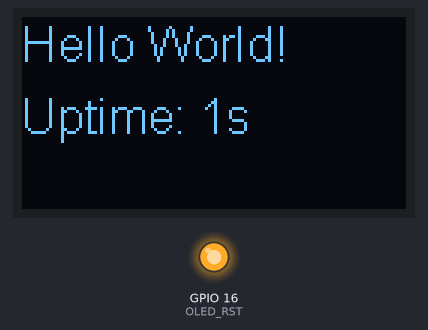
Bench run of a sketch on a simulated ESP8266 (NodeMCU). Shown: 128×64 one-colour display, output pins drawn as LEDs (lit = HIGH). What the sketch prints to the serial monitor is not drawn.

Above: at 0.1 s.
At 4.1 s:
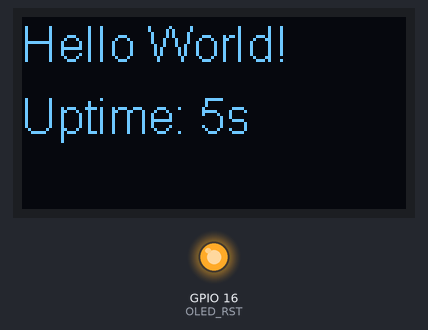
At 9.2 s:
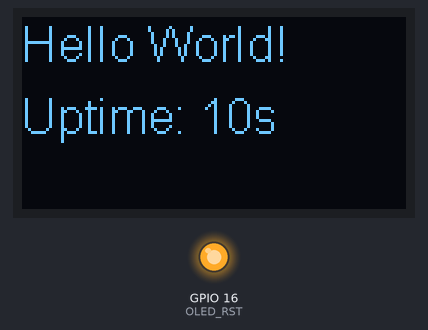
At 14.3 s:
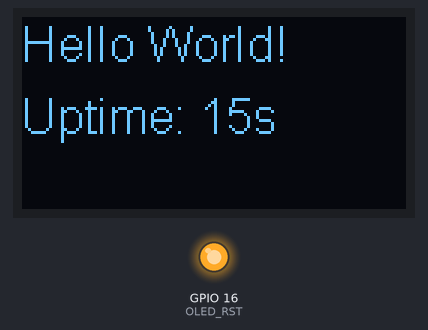
At 19.4 s:
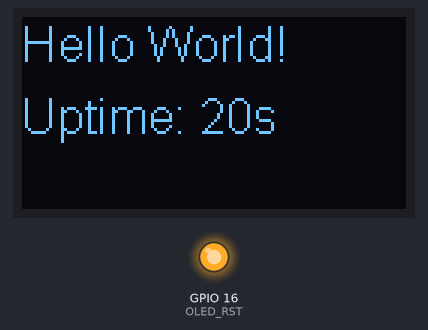
At 38.6 s:
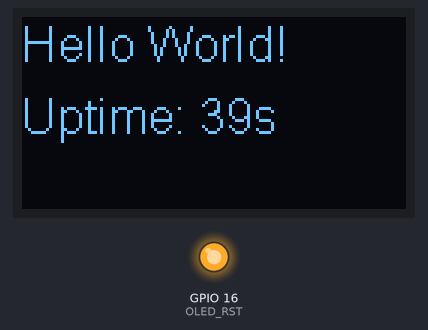

Measured:
- what the display in image 2 shows lasts 1.0 s, from 9.2 s to 10.2 s

The sketch:

SDD1306.ino
```cpp
#include "SSD1306.h" // Library from U8g2 that enables interaction with the oled screen
#include <Wire.h> // Library for I2C communications

#define OLED_SDA 4
#define OLED_SCL 15
#define OLED_RST 16
#define OLED_I2C_ADDR 0x3c

SSD1306 display(OLED_I2C_ADDR, OLED_SDA,
                OLED_SCL); // Defines "display" variable

void setup() {
  Serial.begin(9600); // Starts the serial communication
  Serial.println("\nBooting device...");

  pinMode(OLED_RST, OUTPUT);    // Sets GPIO pin as output
  digitalWrite(OLED_RST, LOW);  // Turn Off screen
  digitalWrite(OLED_RST, HIGH); // Turns On screen

  // Display setup
  display.init();
  display.flipScreenVertically();

  // Show some static text
  display.setFont(ArialMT_Plain_16);        // Sets font and size
  display.drawString(0, 0, "Hello World!"); // Sets text on position (0,0)
  display.display(); // Displays the configuration on the screen
}

void loop() {
  static int upTime = 0; // Defines a counter
  upTime++;              // Adds +1 to variable "upTime"
  Serial.println("Uptime: " + String(upTime) + "s");

  // Show some changing text
  display.setFont(ArialMT_Plain_16);        // Sets font and size
  display.drawString(0, 0, "Hello World!"); // Sets text on position (0,0)
  display.drawString(
      0, 24, "Uptime: " + String(upTime) + "s"); // Sets text on position (0,24)
  display.display();                             // Displays the configuration
  display.clear();

  delay(1000); // Freezes the loop for 1000 miliseconds
}
```
